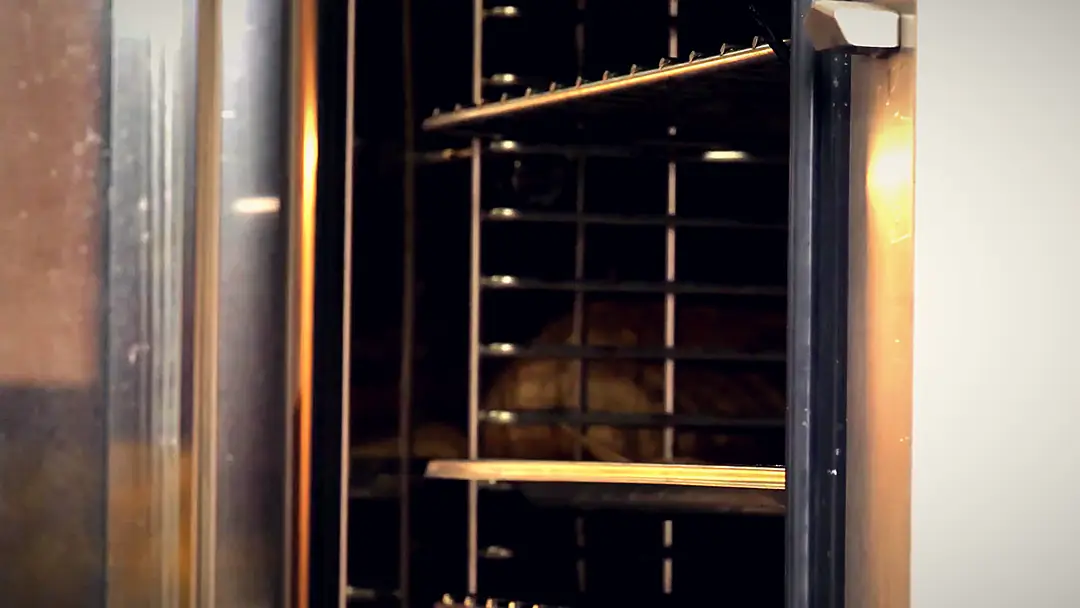
#> input picture instagram/sites-conceito/padaria/video/m/006.webp, 1080 x 608 px; its folder holds 4 pictures in this run
$ python montar_paleta.py
#> lines starting #> are read from the running program, lines starting #| are printed output that depends on the picture
#!/usr/bin/env python3
"""Monta ferramentas/paleta.html: dois quadros do vídeo (inteiros, 16:9) com o ponto exato onde
cada cor da paleta aparece, e a régua de cores embaixo. Vira o quadro captura/quadros/08-paleta.jpg.
Uso: python3 ferramentas/montar_paleta.py"""
import os, numpy as np
from PIL import Image

RAIZ = os.path.dirname(os.path.dirname(os.path.abspath(__file__)))
def quadro(i): return np.asarray(Image.open(os.path.join(RAIZ, 'video', 'm', f'{i:03d}.webp')).convert('RGB')).astype(float)
#> called with i = 6
def hexrgb(h): return np.array([int(h[k:k + 2], 16) for k in (1, 3, 5)], float)

def achar(img, cor, caixa, k=5):
    """centro do trecho k x k (dentro da caixa, em frações) cuja média é mais perto da cor"""
    H, W = img.shape[:2]
    x0, y0, x1, y1 = int(caixa[0] * W), int(caixa[1] * H), int(caixa[2] * W), int(caixa[3] * H)
    a = img[y0:y1, x0:x1]
    c = np.cumsum(np.cumsum(np.pad(a, ((1, 0), (1, 0), (0, 0))), 0), 1)
    media = (c[k:, k:] - c[:-k, k:] - c[k:, :-k] + c[:-k, :-k]) / (k * k)
    d = ((media - hexrgb(cor)) ** 2).sum(-1)
    y, x = np.unravel_index(d.argmin(), d.shape)
    return (x0 + x + k // 2) / W, (y0 + y + k // 2) / H, float(np.sqrt(d.min()))

A, B = 6, 88
ORDEM = ['Forno', 'Inox', 'Luz do forno', 'Parede', 'Casca', 'Dourado', 'Farinha', 'Brilho']
BUSCA = {
    A: [('Forno', '#05020A', (0.30, 0.30, 0.60, 0.80)), ('Inox', '#2A2426', (0.30, 0.05, 0.70, 0.45)), ('Luz do forno', '#E5AC68', (0.25, 0.0, 0.75, 1.0), 3)],
    B: [('Parede', '#563827', (0.36, 0.05, 0.62, 0.40)), ('Casca', '#9B6530', (0.30, 0.55, 0.60, 0.75)), ('Dourado', '#C18A4E', (0.62, 0.45, 0.78, 0.70)),
        ('Farinha', '#F8DCB3', (0.40, 0.40, 0.70, 0.60), 3), ('Brilho', '#FAF1DF', (0.30, 0.72, 0.60, 0.90), 1)],
}
pontos = {}
for q, lista in BUSCA.items():
    img = quadro(q)
    pontos[q] = []
    for nome, cor, caixa, *k in lista:
        x, y, erro = achar(img, cor, caixa, *k)
        pontos[q].append((nome, cor, x, y))
        print(f'quadro {q:3d}  {nome:13s} {cor}  em ({x:.2f}, {y:.2f})  diferença {erro:.1f}')
#> this loop made 3 passes
#| quadro   6  Forno         #05020A  em (0.39, 0.49)  diferença 0.1
#| quadro   6  Inox          #2A2426  em (0.32, 0.37)  diferença 0.5
#| quadro   6  Luz do forno  #E5AC68  em (0.51, 0.16)  diferença 1.3
#> pass 1, in achar, `a = img[y0:y1, x0:x1]`:
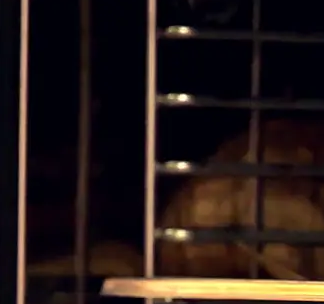
#> a: shape (304, 324, 3) float64; mean R, G, B 38.4, 26.7, 24.1
#> pass 1, in achar, `c = np.cumsum(np.cumsum(np.pad(a, ((1, 0), (1, 0), (0, 0))), 0), 1)`:
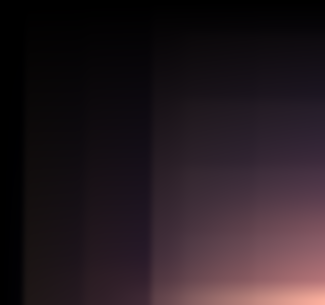
#> c: shape (305, 325, 3) float64; mean R, G, B 585180.5, 414389.4, 499381.2; drawn with min black and max white
#> pass 1, in achar, `media = (c[k:, k:] - c[:-k, k:] - c[k:, :-k] + c[:-k, :-k]) / (k * k)`:
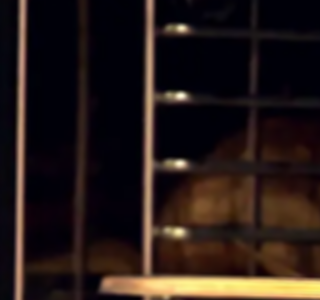
#> media: shape (300, 320, 3) float64; mean R, G, B 38.8, 26.9, 24.2
#> pass 1, in achar, `d = ((media - hexrgb(cor)) ** 2).sum(-1)`:
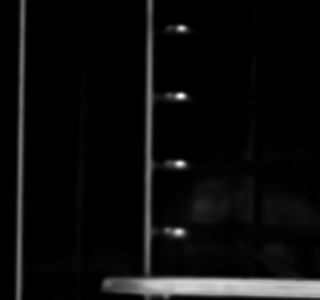
#> d: shape (300, 320) float64; min 0.0096, max 166774.8, mean 8378.1; drawn with min black and max white
#> (the run stopped early here; a loop or call above may not have finished)
